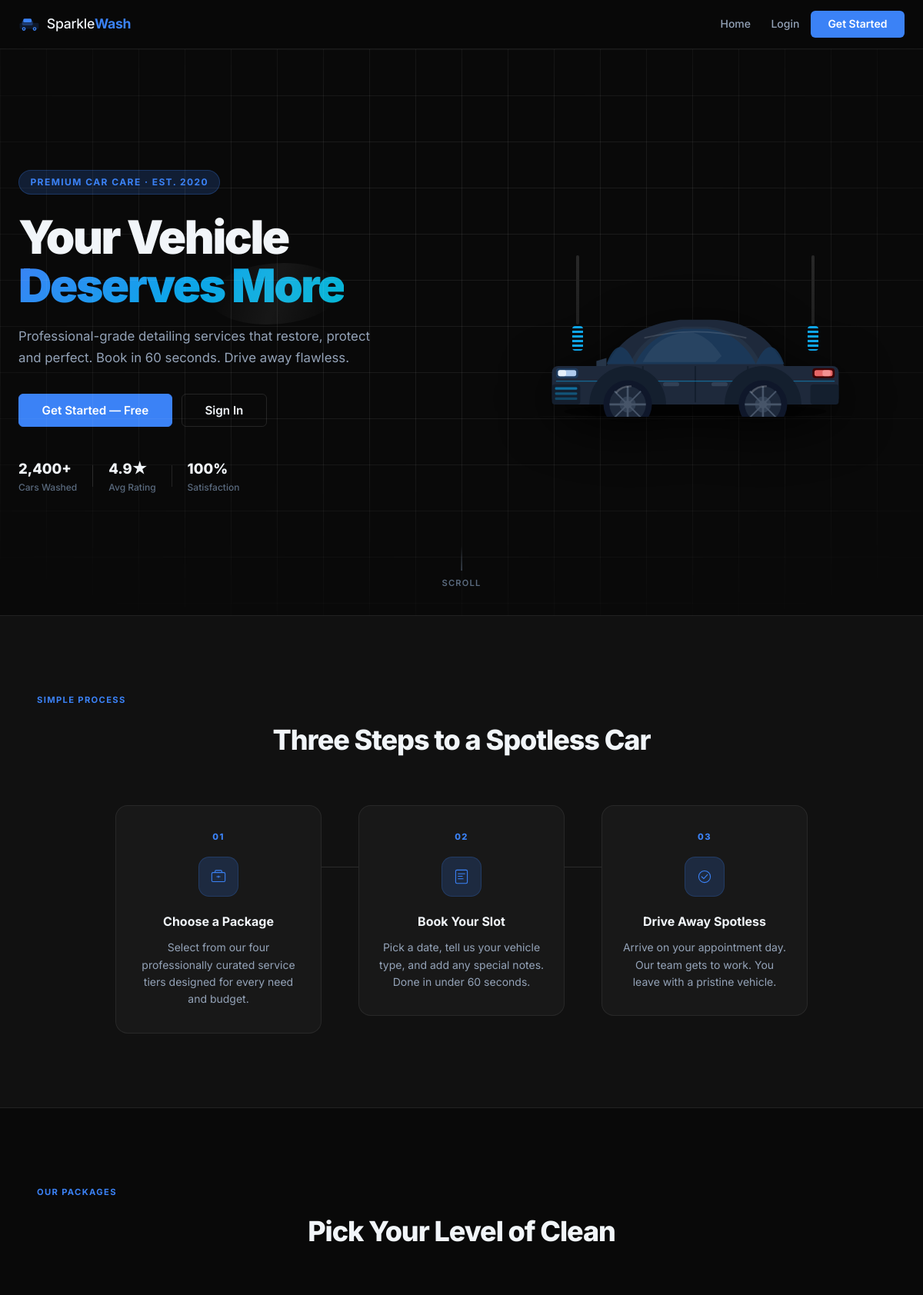
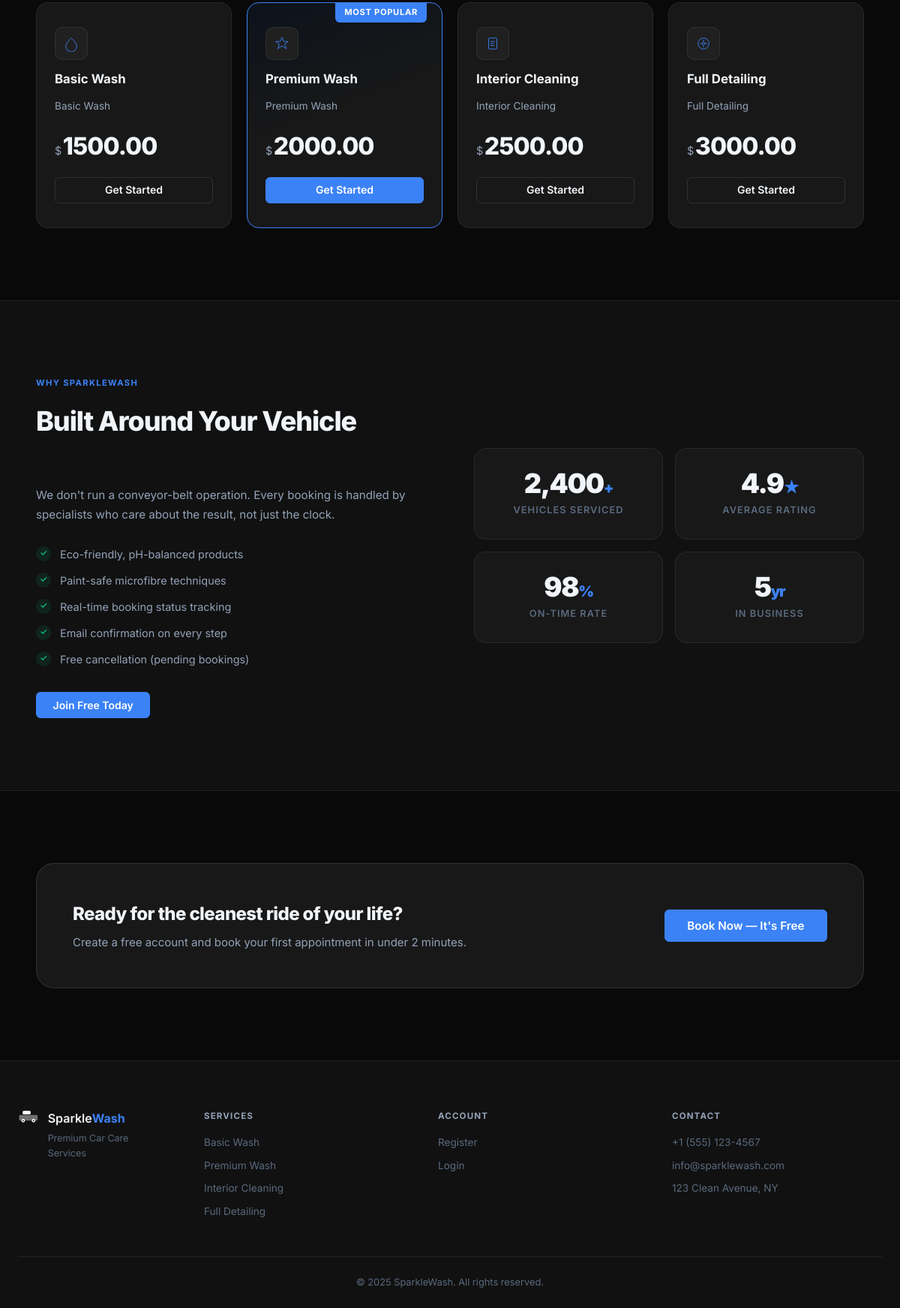
The page / on the database its author committed (2 pictures, top to bottom).
### wash/models.py (models this page shows, shortened)
class ServicePackage(models.Model):
    name = models.CharField(max_length=100)
    description = models.TextField()
    price = models.DecimalField(max_digits=8, decimal_places=2)

### wash/views.py (the view)
# urls.py: path('', views.home, name='home'),
def home(request):
    packages = ServicePackage.objects.all()
    return render(request, 'home.html', {'packages': packages})

### templates/home.html (shortened to what this page needs)
{% extends 'base.html' %}
{% block body_class %}home-page{% endblock %}
{% block content %}
<section class="hero">
  <div class="hero-bg">
    <div class="hero-grid"></div>
  </div>
  <div class="hero-content">
    <div class="hero-text">
      <p class="hero-eyebrow">Premium Car Care · Est. 2020</p>
      <h1 class="hero-title">
        Your Vehicle<br>
        <span class="hero-title-accent">Deserves More</span>
      </h1>
      <p class="hero-desc">
        Professional-grade detailing services that restore, protect and perfect.
        Book in 60 seconds. Drive away flawless.
      </p>
      <div class="hero-cta-row">
        {% if user.is_authenticated and not user.is_staff %}
          <a href="{% url 'book_service' %}" class="btn btn-primary btn-lg">Book an Appointment</a>
          <a href="{% url 'dashboard' %}" class="btn btn-outline btn-lg">My Dashboard</a>
        {% elif user.is_staff %}
          <a href="{% url 'admin_dashboard' %}" class="btn btn-primary btn-lg">Admin Dashboard</a>
        {% else %}
          <a href="{% url 'register' %}" class="btn btn-primary btn-lg">Get Started — Free</a>
          <a href="{% url 'login' %}" class="btn btn-outline btn-lg">Sign In</a>
        {% endif %}
      </div>
      <div class="hero-stats">
        <div class="hero-stat"><strong>2,400+</strong><span>Cars Washed</span></div>
        <div class="hero-stat"><strong>4.9★</strong><span>Avg Rating</span></div>
        <div class="hero-stat"><strong>100%</strong><span>Satisfaction</span></div>
      </div>
    </div>
    <div class="hero-visual" aria-hidden="true">
      <div class="car-scene">
        <div class="ground-line"></div>
        <div class="brush-arm brush-left">
          <div class="brush-head"></div>
        </div>
        <div class="brush-arm brush-right">
          <div class="brush-head"></div>
        </div>
        <div class="drip-container" id="dripContainer"></div>
        <div class="shine-sweep"></div>
      </div>
    </div>
  </div>
  <div class="scroll-cue">
    <span>Scroll</span>
  </div>
</section>
<section class="section-how">
  <div class="container">
    <div class="section-label">Simple Process</div>
    <h2 class="section-title">Three Steps to a Spotless Car</h2>
    <div class="steps-row">
      <div class="step-card">
        <div class="step-num">01</div>
        <div class="step-icon">
          <svg viewBox="0 0 48 48" fill="none"><rect x="8" y="14" width="32" height="22" rx="3" stroke="currentColor" stroke-width="2"/><path d="M16 14V11a2 2 0 012-2h12a2 2 0 012 2v3" stroke="currentColor" stroke-width="2"/><path d="M24 22v4M20 24h8" stroke="currentColor" stroke-width="2" stroke-linecap="round"/></svg>
        </div>
        <h3>Choose a Package</h3>
        <p>Select from our four professionally curated service tiers designed for every need and budget.</p>
      </div>
      <div class="step-connector"></div>
      <div class="step-card">
        <div class="step-num">02</div>
        <div class="step-icon">
          <svg viewBox="0 0 48 48" fill="none"><rect x="10" y="8" width="28" height="32" rx="3" stroke="currentColor" stroke-width="2"/><path d="M16 17h16M16 23h10M16 29h12" stroke="currentColor" stroke-width="2" stroke-linecap="round"/></svg>
        </div>
        <h3>Book Your Slot</h3>
        <p>Pick a date, tell us your vehicle type, and add any special notes. Done in under 60 seconds.</p>
      </div>
      <div class="step-connector"></div>
      <div class="step-card">
        <div class="step-num">03</div>
        <div class="step-icon">
          <svg viewBox="0 0 48 48" fill="none"><circle cx="24" cy="24" r="14" stroke="currentColor" stroke-width="2"/><path d="M17 24l5 5 9-10" stroke="currentColor" stroke-width="2" stroke-linecap="round" stroke-linejoin="round"/></svg>
        </div>
        <h3>Drive Away Spotless</h3>
        <p>Arrive on your appointment day. Our team gets to work. You leave with a pristine vehicle.</p>
      </div>
    </div>
  </div>
</section>
<section class="section-services" id="services">
  <div class="container">
    <div class="section-label">Our Packages</div>
    <h2 class="section-title">Pick Your Level of Clean</h2>
    <div class="services-grid">
      {% for pkg in packages %}
      <div class="pkg-card {% if forloop.counter == 2 %}pkg-card--featured{% endif %}">
        {% if forloop.counter == 2 %}<div class="pkg-badge">Most Popular</div>{% endif %}
        <div class="pkg-icon">
          {% if forloop.counter == 1 %}
          <svg viewBox="0 0 48 48" fill="none"><path d="M8 32c0-10 16-24 16-24s16 14 16 24a16 16 0 01-32 0z" stroke="currentColor" stroke-width="2"/></svg>
          {% elif forloop.counter == 2 %}
          <svg viewBox="0 0 48 48" fill="none"><polygon points="24,6 29,18 42,18 32,26 36,39 24,31 12,39 16,26 6,18 19,18" stroke="currentColor" stroke-width="2" stroke-linejoin="round"/></svg>
          {% elif forloop.counter == 3 %}
          <svg viewBox="0 0 48 48" fill="none"><rect x="12" y="8" width="24" height="32" rx="3" stroke="currentColor" stroke-width="2"/><path d="M18 18h12M18 24h8M18 30h10" stroke="currentColor" stroke-width="2" stroke-linecap="round"/></svg>
          {% else %}
          <svg viewBox="0 0 48 48" fill="none"><circle cx="24" cy="24" r="16" stroke="currentColor" stroke-width="2"/><path d="M24 14v4M24 30v4M14 24h4M30 24h4" stroke="currentColor" stroke-width="2" stroke-linecap="round"/><circle cx="24" cy="24" r="4" stroke="currentColor" stroke-width="2"/></svg>
          {% endif %}
        </div>
        <h3 class="pkg-name">{{ pkg.name }}</h3>
        <p class="pkg-desc">{{ pkg.description }}</p>
        <div class="pkg-price">
          <span class="pkg-price-dollar">$</span>
          <span class="pkg-price-num">{{ pkg.price }}</span>
        </div>
        {% if user.is_authenticated and not user.is_staff %}
          <a href="{% url 'book_service' %}" class="btn {% if forloop.counter == 2 %}btn-primary{% else %}btn-outline{% endif %} btn-full">Book This Package</a>
        {% else %}
          <a href="{% url 'register' %}" class="btn {% if forloop.counter == 2 %}btn-primary{% else %}btn-outline{% endif %} btn-full">Get Started</a>
        {% endif %}
      </div>
      {% empty %}
      <div class="empty-state-center">No packages available yet.</div>
      {% endfor %}
    </div>
  </div>
</section>
<section class="section-why">
  <div class="container">
    <div class="why-grid">
      <div class="why-text">
        <div class="section-label">Why SparkleWash</div>
        <h2 class="section-title" style="text-align:left">Built Around Your Vehicle</h2>
        <p class="why-body">We don't run a conveyor-belt operation. Every booking is handled by specialists who care about the result, not just the clock.</p>
        <ul class="why-list">
          <li><span class="why-check">✓</span> Eco-friendly, pH-balanced products</li>
          <li><span class="why-check">✓</span> Paint-safe microfibre techniques</li>
          <li><span class="why-check">✓</span> Real-time booking status tracking</li>
          <li><span class="why-check">✓</span> Email confirmation on every step</li>
          <li><span class="why-check">✓</span> Free cancellation (pending bookings)</li>
        </ul>
        {% if not user.is_authenticated %}
        <a href="{% url 'register' %}" class="btn btn-primary" style="margin-top:2rem">Join Free Today</a>
        {% endif %}
      </div>
      <div class="why-metrics">
        <div class="metric-card">
          <div class="metric-num">2,400<span>+</span></div>
          <div class="metric-label">Vehicles Serviced</div>
        </div>
        <div class="metric-card">
          <div class="metric-num">4.9<span>★</span></div>
          <div class="metric-label">Average Rating</div>
        </div>
        <div class="metric-card">
          <div class="metric-num">98<span>%</span></div>
          <div class="metric-label">On-time Rate</div>
        </div>
        <div class="metric-card">
          <div class="metric-num">5<span>yr</span></div>
          <div class="metric-label">In Business</div>
        </div>
      </div>
    </div>
  </div>
</section>
{% if not user.is_authenticated %}
<section class="section-cta">
  <div class="container">
    <div class="cta-inner">
      <div>
        <h2>Ready for the cleanest ride of your life?</h2>
        <p>Create a free account and book your first appointment in under 2 minutes.</p>
      </div>
      <a href="{% url 'register' %}" class="btn btn-primary btn-lg">Book Now — It's Free</a>
    </div>
  </div>
</section>
{% endif %}
{% endblock %}

### rows shown on the page
ServicePackage: name "Basic Wash", description "Basic Wash", price "1500.00"
ServicePackage: shows "MOST POPULAR", name "Premium Wash", description "Premium Wash", price "2000.00"
ServicePackage: name "Interior Cleaning", description "Interior Cleaning", price "2500.00"
ServicePackage: name "Full Detailing", description "Full Detailing", price "3000.00"
